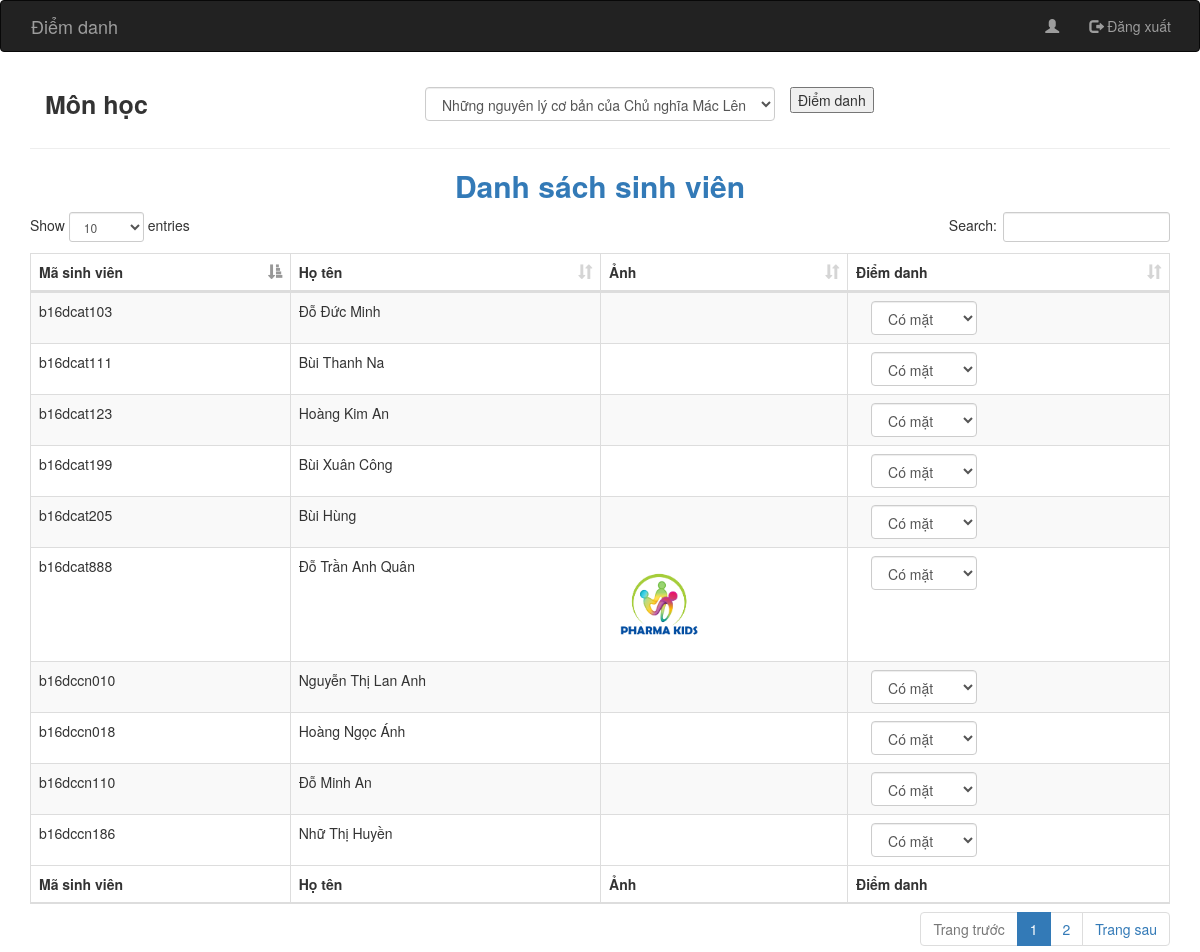
The app's page /attend.php (signed in) with its own data.
### tables this page shows
CREATE TABLE `sinhvien` (
  `MaSV` varchar(15) NOT NULL,
  `HoTen` varchar(50) NOT NULL,
  `GioiTinh` varchar(15) NOT NULL,
  `NgaySinh` date NOT NULL,
  `QueQuan` varchar(50) NOT NULL,
  `Email` varchar(50) NOT NULL,
  `MaLop` varchar(15) NOT NULL,
  `Anh` varchar(50) NOT NULL
);

### attend.php (the view, shortened to what this page needs)
<?php
include_once "connect-to-sql.php";
$MonHoc = $connection->query("select * from monhoc");
$data = $connection->query("select * from sinhvien");
?>
<!DOCTYPE html>
<html lang="en">
<head>
  <link rel="stylesheet" href="https://maxcdn.bootstrapcdn.com/bootstrap/3.4.0/css/bootstrap.min.css">
  <link rel="stylesheet" href="https://stackpath.bootstrapcdn.com/font-awesome/4.7.0/css/font-awesome.min.css">
  <link rel="stylesheet" href="public/css/bootstrap.min.css">
  <link rel="stylesheet" type="text/css" href="public/css/datatables.min.css"/>
</head>
<body>
  <nav class="navbar navbar-inverse container-fluid">
    <div class="container">
      <div class="navbar-header">
        <a class="navbar-brand" href="http://localhost:8888/qlsv/">Điểm danh</a>
      </div>
      <ul class="nav navbar-nav navbar-right">
        <li><a href="#"><span class="glyphicon glyphicon-user"></span><?php echo $_SESSION["Admin"]; ?>  </a></li>
        <li><a href="logout.php"><span class="glyphicon glyphicon-log-out"></span> Đăng xuất</a></li>
      </ul>
    </div>
  </nav>
  <div class="container">
        <form action="get_sv.php" method="POST">
          <div class="form-group">
      <label class="col-md-4 control-label" for="kieu_san_pham" style="font-size: 25px">Môn học</label>
      <div class="col-md-4">
        <select id="kieu_san_pham" name="MonHoc" class="form-control">
          <?php foreach ($MonHoc as $type): ?>
            <option value="<?= $type['MaMH'] ?>"><?= $type['TenMH'] ?></option>
          <?php endforeach; ?>
        </select>
      </div>
    </div>
    <div class="form-group">
        <input type="submit" value="Điểm danh">
    </div>
    </form>
  </div>
<div class="container">
      <div class="row">
      <div class="col-md-12">
        <hr>
        <h2 class="text-center text-primary"><b>Danh sách sinh viên</b></h2>
      </div>
    </div>
    <div class="row">
      <div class="col-md-12">
        <table class="table table-bordered table-striped dataTable" id="myTable">
          <thead>
            <tr>
             <th>Mã sinh viên</th>
             <th>Họ tên</th>
             <th>Ảnh</th>
             <th>Điểm danh</th>
           </tr>
         </thead>
         <tfoot>
          <tr>
           <th>Mã sinh viên</th>
           <th>Họ tên</th>
           <th>Ảnh</th>
           <th>Điểm danh</th>
         </tr>
       </tfoot>
       <tbody>
         <?php
         if ($data->num_rows > 0) {
          while ($row = $data->fetch_assoc()) { ?>
            <tr>
              <td><?= $row['MaSV'] ?></td>
              <td><?= $row['HoTen'] ?></td>
              <td><img src="<?= $row['Anh'] ?>" style= "width: 100px; height: auto;"/></td>
              <td>
                <div class="form-group">
                  <div class="col-md-4">
                    <select id="kieu_san_pham" name="DiemDanh" class="form-control">
                      <option value="1" >Có mặt</option>
                    </select>
                  </div>
                </div>
              </tr>
              <?php
            }
          }
          ?>
        </tbody>
      </table>
    </div>
    </div>
  </div>
</body>
</html>

### records on screen
sinhvien: MaSV "b16dcat103", HoTen "Đỗ Đức Minh"
sinhvien: MaSV "b16dcat111", HoTen "Bùi Thanh Na"
sinhvien: MaSV "b16dcat123", HoTen "Hoàng Kim An"
sinhvien: MaSV "b16dcat199", HoTen "Bùi Xuân Công"
sinhvien: MaSV "b16dcat205", HoTen "Bùi Hùng"
sinhvien: MaSV "b16dcat888", HoTen "Đỗ Trần Anh Quân", Anh (picture)
sinhvien: MaSV "b16dccn010", HoTen "Nguyễn Thị Lan Anh"
sinhvien: MaSV "b16dccn018", HoTen "Hoàng Ngọc Ánh"
sinhvien: MaSV "b16dccn110", HoTen "Đỗ Minh An"
sinhvien: MaSV "b16dccn186", HoTen "Nhữ Thị Huyền"

### other values on screen
form field MonHoc "Những nguyên lý cơ bản của Chủ nghĩa Mác Lênin 1"
